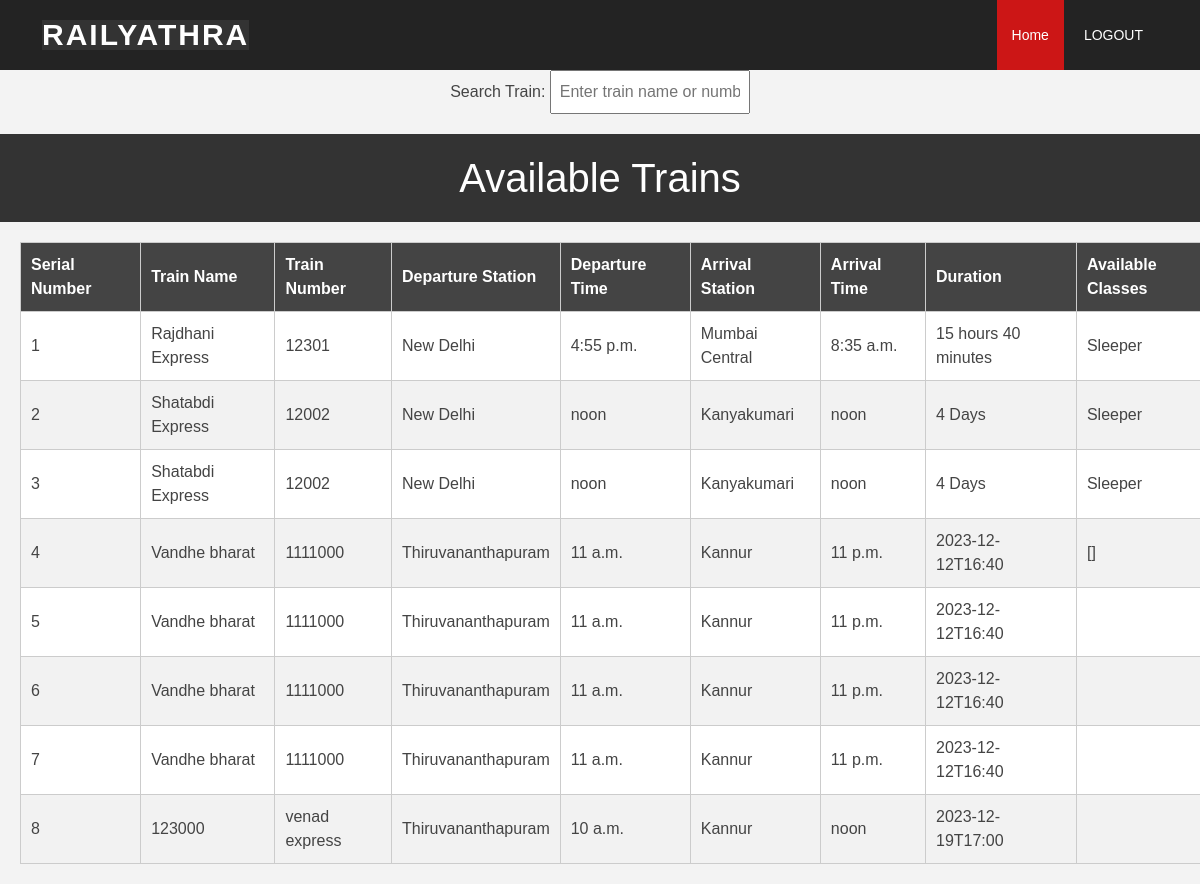
The page /trainview/ on the database its author committed.
### myApp/models.py (models this page shows)
class Train(models.Model):
    train_name = models.CharField(max_length=100)
    train_number = models.CharField(max_length=10)
    departure_station = models.CharField(max_length=100)
    departure_time = models.TimeField()
    arrival_station = models.CharField(max_length=100)
    arrival_time = models.TimeField()
    duration = models.CharField(max_length=20)
    available_classes = models.CharField(max_length=100)

### myApp/views.py (the view)
# urls.py: path('trainview/', views.trainview, name='trainview'),
def trainview(request):
    trains = Train.objects.all()  # Retrieve all available trains from the database
    context = {'trains': trains}
    return render(request, 'trainview.html', context)

### templates/trainview.html (shortened to what this page needs)
{% load static %}
<!DOCTYPE html>
<html>
<head>
    <link href="{% static '/vendor/aos/aos.css' %}" rel="stylesheet">
    <link href="{% static '/vendor/bootstrap/css/bootstrap.min.css' %}" rel="stylesheet">
    <link href="{% static '/vendor/bootstrap-icons/bootstrap-icons.css' %}" rel="stylesheet">
    <link href="{% static '/vendor/boxicons/css/boxicons.min.css' %}" rel="stylesheet">
    <link href="{% static '/vendor/glightbox/css/glightbox.min.css' %}" rel="stylesheet">
    <link href="{% static '/vendor/swiper/swiper-bundle.min.css' %}" rel="stylesheet">
    <link href="{% static '/css/style.css' %}" rel="stylesheet">
    <link href="{% static '/css/style.css' %}" rel="stylesheet">
</head>
<body>
  <header id="header" class="d-flex align-items-center">
    <div class="container d-flex align-items-center justify-content-between">
      <h1 class="logo"><a href="index.html">RAILYATHRA</a></h1>
      <nav id="navbar" class="navbar">
        <ul>
          <li><a class="nav-link scrollto active" href="{% url 'user_list' %}">Home</a></li>
          <li><a class="nav-link scrollto" href="{% url 'handlelogout' %}"  id= "logout-link" class="btn btn-primary">LOGOUT</a></li>
        </ul>
      </nav>
    </div>
  </header>
    <div class="search-container">
        <label for="search">Search Train:</label>
        <input type="text" id="search" class="search-input" oninput="searchTrains()" placeholder="Enter train name or number">
    </div>
    <h1>Available Trains</h1>
    <table id="trainTable">
        <thead>
            <tr>
                <th>Serial Number</th>
                <th>Train Name</th>
                <th>Train Number</th>
                <th>Departure Station</th>
                <th>Departure Time</th>
                <th>Arrival Station</th>
                <th>Arrival Time</th>
                <th>Duration</th>
                <th>Available Classes</th>
            </tr>
        </thead>
        <tbody>
            {% for train in trains %}
            <tr>
                <td class="serial-number">{{ forloop.counter }}</td>
                <td>{{ train.train_name }}</td>
                <td>{{ train.train_number }}</td>
                <td>{{ train.departure_station }}</td>
                <td>{{ train.departure_time }}</td>
                <td>{{ train.arrival_station }}</td>
                <td>{{ train.arrival_time }}</td>
                <td>{{ train.duration }}</td>
                <td>{{ train.available_classes }}</td>
            </tr>
            {% endfor %}
        </tbody>
    </table>
</body>
</html>

### static/css/style.css (style rules this page uses)
body { font-family: "Open Sans", sans-serif; color: #444444; }
a { color: #cc1616; text-decoration: none; }
h1, h2, h3, h4, h5, h6 { font-family: "Raleway", sans-serif; }
#header { background: rgba(25, 25, 25, 0.95); transition: all 0.5s; z-index: 997; height: 70px; }
#header .logo { font-size: 30px; margin: 0; padding: 0; line-height: 1; font-weight: 700; letter-spacing: 2px; text-transform: uppercase; }
#header .logo a { color: #fff; }
.navbar { padding: 0; }
.navbar ul { margin: 0; padding: 0; display: flex; list-style: none; align-items: center; }
.navbar li { position: relative; }
.navbar>ul>li { margin-left: 5px; }
.navbar a, .navbar a:focus { display: flex; align-items: center; justify-content: space-between; padding: 25px 15px 24px 15px; font-size: 14px; color: #fff; white-space: nowrap; transition: 0.3s; }
.navbar a:hover, .navbar .active, .navbar .active:focus, .navbar li:hover>a { background: #cc1616; }

### templates/trainview.html (style rules this page uses)
body { font-family: Arial, sans-serif; margin: 0; padding: 0; background-color: #f3f3f3; }
h1 { background-color: #333; color: #fff; padding: 20px 0; text-align: center; margin: 0; }
table { width: 100%; border-collapse: collapse; margin: 20px; }
table, th, td { border: 1px solid #ccc; }
th, td { padding: 10px; text-align: left; }
th { background-color: #444; color: #fff; }
tr:nth-child(even) { background-color: #f2f2f2; }
tr:nth-child(odd) { background-color: #fff; }
.search-container { text-align: center; margin-bottom: 20px; }
.search-input { padding: 8px; width: 200px; }

### rows shown on the page
Train: train_name "Rajdhani Express", train_number "12301", departure_station "New Delhi", departure_time "4:55 p.m.", arrival_station "Mumbai Central", arrival_time "8:35 a.m.", duration "15 hours 40 minutes", available_classes "Sleeper"
Train: train_name "Shatabdi Express", train_number "12002", departure_station "New Delhi", departure_time "noon", arrival_station "Kanyakumari", arrival_time "noon", duration "4 Days", available_classes "Sleeper"
Train: train_name "Shatabdi Express", train_number "12002", departure_station "New Delhi", departure_time "noon", arrival_station "Kanyakumari", arrival_time "noon", duration "4 Days", available_classes "Sleeper"
Train: train_name "Vandhe bharat", train_number "1111000", departure_station "Thiruvananthapuram", departure_time "11 a.m.", arrival_station "Kannur", arrival_time "11 p.m.", duration "2023-12-12T16:40", available_classes "[]"
Train: train_name "Vandhe bharat", train_number "1111000", departure_station "Thiruvananthapuram", departure_time "11 a.m.", arrival_station "Kannur", arrival_time "11 p.m.", duration "2023-12-12T16:40"
Train: train_name "Vandhe bharat", train_number "1111000", departure_station "Thiruvananthapuram", departure_time "11 a.m.", arrival_station "Kannur", arrival_time "11 p.m.", duration "2023-12-12T16:40"
Train: train_name "Vandhe bharat", train_number "1111000", departure_station "Thiruvananthapuram", departure_time "11 a.m.", arrival_station "Kannur", arrival_time "11 p.m.", duration "2023-12-12T16:40"
Train: train_name "123000", train_number "venad express", departure_station "Thiruvananthapuram", departure_time "10 a.m.", arrival_station "Kannur", arrival_time "noon", duration "2023-12-19T17:00"
